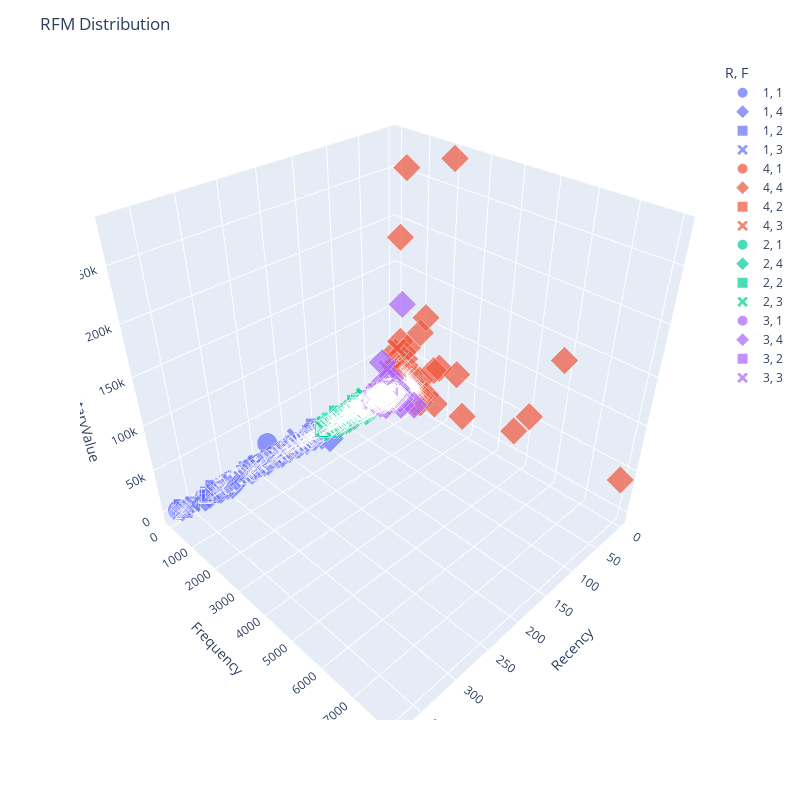

The notebook cell saved with this chart:
### Code cell
#Plot RFM distribution
fig = px.scatter_3d(temp, x='Recency', y='Frequency', z='MonetaryValue',
                color='R', symbol='F', size='M',
                color_continuous_scale='Viridis',
                opacity=0.7, width=800, height=800)
fig.update_layout(title='RFM Distribution')

### Figure 1 — Plotly figure (JSON) as saved in the notebook; plotly's stock layout.template omitted (floating-point values rounded to 4 significant figures; data arrays with more than 128 entries replaced by an {"elided": "..."} marker saying what was removed)
{"data": [{"hovertemplate": "R=1<br>F=1<br>Recency=%{x}<br>Frequency=%{y}<br>MonetaryValue=%{z}<br>M=%{marker.size}<extra></extra>", "legendgroup": "1, 1", "marker": {"color": "#636efa", "opacity": 0.7, "size": {"elided": "523 int values"}, "sizemode": "area", "sizeref": 0.01, "symbol": "circle"}, "mode": "markers", "name": "1, 1", "scene": "scene", "showlegend": true, "type": "scatter3d", "x": {"elided": "523 int values"}, "y": {"elided": "523 int values"}, "z": {"elided": "523 float values"}}, {"hovertemplate": "R=1<br>F=4<br>Recency=%{x}<br>Frequency=%{y}<br>MonetaryValue=%{z}<br>M=%{marker.size}<extra></extra>", "legendgroup": "1, 4", "marker": {"color": "#636efa", "opacity": 0.7, "size": [4, 4, 3, 3, 4, 3, 3, 4, 4, 3, 3, 4, 4, 3, 3, 3, 2, 3, 4, 4, 3, 3, 3, 4, 3, 4, 2, 3, 3, 3, 3, 3, 4, 3, 2, 4, 3, 4, 4, 3, 4, 4, 4, 2, 3, 4, 4], "sizemode": "area", "sizeref": 0.01, "symbol": "diamond"}, "mode": "markers", "name": "1, 4", "scene": "scene", "showlegend": true, "type": "scatter3d", "x": [315, 144, 186, 144, 267, 197, 281, 211, 154, 267, 216, 176, 148, 247, 180, 242, 280, 147, 218, 169, 338, 178, 166, 168, 146, 306, 369, 318, 186, 302, 163, 195, 156, 152, 148, 151, 157, 330, 148, 191, 206, 153, 302, 173, 176, 192, 173], "y": [160, 116, 107, 103, 170, 108, 108, 138, 162, 156, 108, 112, 180, 130, 241, 170, 132, 158, 143, 196, 157, 168, 238, 116, 118, 210, 106, 137, 157, 152, 121, 135, 327, 262, 124, 548, 183, 116, 135, 181, 140, 134, 312, 115, 140, 126, 140], "z": [2090.0, 2714.0, 1607.0, 1407.0, 7741.0, 1551.0, 1054.0, 3246.0, 4328.0, 904.7, 1111.0, 1677.0, 2103.0, 1059.0, 1604.0, 1270.0, 411.5, 1246.0, 2248.0, 3632.0, 1049.0, 702.2, 813, 2242.0, 1119.0, 3725.0, 313.3, 846.7, 1037.0, 775.1, 867.8, 1579.0, 2596.0, 991.9, 603.4, 1944.0, 781.4, 1929.0, 2940.0, 710.3, 2745.0, 1865.0, 5289.0, 541.1, 1134.0, 2066.0, 2595]}, {"hovertemplate": "R=1<br>F=2<br>Recency=%{x}<br>Frequency=%{y}<br>MonetaryValue=%{z}<br>M=%{marker.size}<extra></extra>", "legendgroup": "1, 2", "marker": {"color": "#636efa", "opacity": 0.7, "size": {"elided": "355 int values"}, "sizemode": "area", "sizeref": 0.01, "symbol": "square"}, "mode": "markers", "name": "1, 2", "scene": "scene", "showlegend": true, "type": "scatter3d", "x": {"elided": "355 int values"}, "y": {"elided": "355 int values"}, "z": {"elided": "355 float values"}}, {"hovertemplate": "R=1<br>F=3<br>Recency=%{x}<br>Frequency=%{y}<br>MonetaryValue=%{z}<br>M=%{marker.size}<extra></extra>", "legendgroup": "1, 3", "marker": {"color": "#636efa", "opacity": 0.7, "size": {"elided": "163 int values"}, "sizemode": "area", "sizeref": 0.01, "symbol": "x"}, "mode": "markers", "name": "1, 3", "scene": "scene", "showlegend": true, "type": "scatter3d", "x": {"elided": "163 int values"}, "y": {"elided": "163 int values"}, "z": {"elided": "163 float values"}}, {"hovertemplate": "R=4<br>F=1<br>Recency=%{x}<br>Frequency=%{y}<br>MonetaryValue=%{z}<br>M=%{marker.size}<extra></extra>", "legendgroup": "4, 1", "marker": {"color": "#EF553B", "opacity": 0.7, "size": [1, 1, 1, 1, 1, 1, 2, 4, 3, 2, 1, 1, 1, 2, 1, 3, 2, 1, 1, 2, 1, 1, 2, 1, 1, 1, 2, 1, 2, 1, 2, 3, 2, 1, 1, 1, 1, 1, 1, 1, 1, 1, 2, 3, 1, 1, 1, 1, 2, 1, 2, 1, 1, 1, 2, 2, 4, 2, 1, 1, 3, 1, 2, 1, 2, 1, 3, 1, 4, 2, 1, 1, 1, 2, 1, 1, 1, 1, 1, 3, 1, 1, 1, 1, 3, 1, 3, 2, 1, 1, 1, 3, 2, 1, 3, 3, 1, 1, 1, 1, 1, 1, 1, 1, 1], "sizemode": "area", "sizeref": 0.01, "symbol": "circle"}, "mode": "markers", "name": "4, 1", "scene": "scene", "showlegend": true, "type": "scatter3d", "x": [4, 3, 15, 17, 8, 11, 3, 10, 9, 10, 7, 10, 7, 10, 4, 10, 6, 11, 15, 4, 14, 16, 1, 11, 1, 2, 15, 16, 11, 15, 17, 14, 8, 4, 8, 6, 9, 11, 2, 1, 17, 11, 9, 4, 17, 4, 10, 4, 9, 10, 9, 9, 7, 14, 16, 9, 3, 10, 16, 15, 14, 11, 11, 17, 6, 11, 9, 4, 3, 8, 16, 3, 1, 5, 4, 3, 16, 4, 4, 16, 8, 10, 15, 5, 7, 17, 9, 8, 11, 2, 10, 17, 1, 9, 2, 11, 8, 4, 10, 16, 7, 15, 17, 2, 8], "y": [11, 12, 17, 12, 4, 13, 15, 8, 13, 17, 16, 10, 1, 2, 6, 4, 15, 2, 8, 14, 1, 8, 2, 16, 11, 12, 6, 8, 16, 15, 13, 11, 16, 7, 11, 9, 14, 13, 4, 12, 17, 7, 17, 17, 6, 3, 3, 15, 12, 6, 10, 12, 4, 3, 4, 9, 1, 9, 12, 6, 14, 15, 3, 15, 10, 14, 13, 3, 9, 16, 11, 16, 4, 11, 17, 5, 12, 7, 9, 17, 5, 9, 2, 7, 12, 12, 10, 15, 15, 9, 5, 5, 15, 10, 17, 6, 2, 10, 3, 2, 1, 1, 8, 3, 13], "z": [168.9, 172.1, 125.2, 179.9, 144, 245.1, 305.7, 6977.0, 1463.0, 329.9, 266.4, 160.2, 204, 344, 220.1, 712.8, 486.2, 114.6, 250.3, 390.7, 0, 258.4, 360, 247.3, 252.5, 196.9, 628.8, 122.6, 382.1, 196.8, 320.5, 688.6, 643.6, 89.94, 151.2, 163.6, 202.1, 279.1, 270.6, 227.4, 138.6, 214.0, 538.6, 1165.0, 139.5, -17.45, 77.4, 214.1, 353.3, 102.4, 463.1, 168.6, 52.2, 100.9, 326.4, 310.0, 3861, 420.3, 231.9, 93.78, 1465.0, 213.3, 336.4, 243.6, 635.7, 246.3, 949.0, 41.99, 12390.0, 423.4, 215.5, 274.2, 2.9, 400.9, 244.4, 124.2, 250.2, 90.04, 179.0, 810.4, 80.8, 144.9, 35.4, 126.1, 1133.0, 185.5, 897.4, 306.6, 127.9, 216.3, 137, 1138, 347.8, 168.2, 1394.0, 834.5, 77.5, 220.7, 170.2, 87.53, 104, 49.8, 95.34, 204, 176.6]}, {"hovertemplate": "R=4<br>F=4<br>Recency=%{x}<br>Frequency=%{y}<br>MonetaryValue=%{z}<br>M=%{marker.size}<extra></extra>", "legendgroup": "4, 4", "marker": {"color": "#EF553B", "opacity": 0.7, "size": {"elided": "568 int values"}, "sizemode": "area", "sizeref": 0.01, "symbol": "diamond"}, "mode": "markers", "name": "4, 4", "scene": "scene", "showlegend": true, "type": "scatter3d", "x": {"elided": "568 int values"}, "y": {"elided": "568 int values"}, "z": {"elided": "568 float values"}}, {"hovertemplate": "R=4<br>F=2<br>Recency=%{x}<br>Frequency=%{y}<br>MonetaryValue=%{z}<br>M=%{marker.size}<extra></extra>", "legendgroup": "4, 2", "marker": {"color": "#EF553B", "opacity": 0.7, "size": {"elided": "162 int values"}, "sizemode": "area", "sizeref": 0.01, "symbol": "square"}, "mode": "markers", "name": "4, 2", "scene": "scene", "showlegend": true, "type": "scatter3d", "x": {"elided": "162 int values"}, "y": {"elided": "162 int values"}, "z": {"elided": "162 float values"}}, {"hovertemplate": "R=4<br>F=3<br>Recency=%{x}<br>Frequency=%{y}<br>MonetaryValue=%{z}<br>M=%{marker.size}<extra></extra>", "legendgroup": "4, 3", "marker": {"color": "#EF553B", "opacity": 0.7, "size": {"elided": "296 int values"}, "sizemode": "area", "sizeref": 0.01, "symbol": "x"}, "mode": "markers", "name": "4, 3", "scene": "scene", "showlegend": true, "type": "scatter3d", "x": {"elided": "296 int values"}, "y": {"elided": "296 int values"}, "z": {"elided": "296 float values"}}, {"hovertemplate": "R=2<br>F=1<br>Recency=%{x}<br>Frequency=%{y}<br>MonetaryValue=%{z}<br>M=%{marker.size}<extra></extra>", "legendgroup": "2, 1", "marker": {"color": "#00cc96", "opacity": 0.7, "size": {"elided": "301 int values"}, "sizemode": "area", "sizeref": 0.01, "symbol": "circle"}, "mode": "markers", "name": "2, 1", "scene": "scene", "showlegend": true, "type": "scatter3d", "x": {"elided": "301 int values"}, "y": {"elided": "301 int values"}, "z": {"elided": "301 float values"}}, {"hovertemplate": "R=2<br>F=4<br>Recency=%{x}<br>Frequency=%{y}<br>MonetaryValue=%{z}<br>M=%{marker.size}<extra></extra>", "legendgroup": "2, 4", "marker": {"color": "#00cc96", "opacity": 0.7, "size": {"elided": "150 int values"}, "sizemode": "area", "sizeref": 0.01, "symbol": "diamond"}, "mode": "markers", "name": "2, 4", "scene": "scene", "showlegend": true, "type": "scatter3d", "x": {"elided": "150 int values"}, "y": {"elided": "150 int values"}, "z": {"elided": "150 float values"}}, {"hovertemplate": "R=2<br>F=2<br>Recency=%{x}<br>Frequency=%{y}<br>MonetaryValue=%{z}<br>M=%{marker.size}<extra></extra>", "legendgroup": "2, 2", "marker": {"color": "#00cc96", "opacity": 0.7, "size": {"elided": "337 int values"}, "sizemode": "area", "sizeref": 0.01, "symbol": "square"}, "mode": "markers", "name": "2, 2", "scene": "scene", "showlegend": true, "type": "scatter3d", "x": {"elided": "337 int values"}, "y": {"elided": "337 int values"}, "z": {"elided": "337 float values"}}, {"hovertemplate": "R=2<br>F=3<br>Recency=%{x}<br>Frequency=%{y}<br>MonetaryValue=%{z}<br>M=%{marker.size}<extra></extra>", "legendgroup": "2, 3", "marker": {"color": "#00cc96", "opacity": 0.7, "size": {"elided": "291 int values"}, "sizemode": "area", "sizeref": 0.01, "symbol": "x"}, "mode": "markers", "name": "2, 3", "scene": "scene", "showlegend": true, "type": "scatter3d", "x": {"elided": "291 int values"}, "y": {"elided": "291 int values"}, "z": {"elided": "291 float values"}}, {"hovertemplate": "R=3<br>F=1<br>Recency=%{x}<br>Frequency=%{y}<br>MonetaryValue=%{z}<br>M=%{marker.size}<extra></extra>", "legendgroup": "3, 1", "marker": {"color": "#ab63fa", "opacity": 0.7, "size": {"elided": "181 int values"}, "sizemode": "area", "sizeref": 0.01, "symbol": "circle"}, "mode": "markers", "name": "3, 1", "scene": "scene", "showlegend": true, "type": "scatter3d", "x": {"elided": "181 int values"}, "y": {"elided": "181 int values"}, "z": {"elided": "181 float values"}}, {"hovertemplate": "R=3<br>F=4<br>Recency=%{x}<br>Frequency=%{y}<br>MonetaryValue=%{z}<br>M=%{marker.size}<extra></extra>", "legendgroup": "3, 4", "marker": {"color": "#ab63fa", "opacity": 0.7, "size": {"elided": "316 int values"}, "sizemode": "area", "sizeref": 0.01, "symbol": "diamond"}, "mode": "markers", "name": "3, 4", "scene": "scene", "showlegend": true, "type": "scatter3d", "x": {"elided": "316 int values"}, "y": {"elided": "316 int values"}, "z": {"elided": "316 float values"}}, {"hovertemplate": "R=3<br>F=2<br>Recency=%{x}<br>Frequency=%{y}<br>MonetaryValue=%{z}<br>M=%{marker.size}<extra></extra>", "legendgroup": "3, 2", "marker": {"color": "#ab63fa", "opacity": 0.7, "size": {"elided": "248 int values"}, "sizemode": "area", "sizeref": 0.01, "symbol": "square"}, "mode": "markers", "name": "3, 2", "scene": "scene", "showlegend": true, "type": "scatter3d", "x": {"elided": "248 int values"}, "y": {"elided": "248 int values"}, "z": {"elided": "248 float values"}}, {"hovertemplate": "R=3<br>F=3<br>Recency=%{x}<br>Frequency=%{y}<br>MonetaryValue=%{z}<br>M=%{marker.size}<extra></extra>", "legendgroup": "3, 3", "marker": {"color": "#ab63fa", "opacity": 0.7, "size": {"elided": "329 int values"}, "sizemode": "area", "sizeref": 0.01, "symbol": "x"}, "mode": "markers", "name": "3, 3", "scene": "scene", "showlegend": true, "type": "scatter3d", "x": {"elided": "329 int values"}, "y": {"elided": "329 int values"}, "z": {"elided": "329 float values"}}], "layout": {"height": 800, "legend": {"itemsizing": "constant", "title": {"text": "R, F"}, "tracegroupgap": 0}, "margin": {"t": 60}, "scene": {"domain": {"x": [0, 1], "y": [0, 1]}, "xaxis": {"title": {"text": "Recency"}}, "yaxis": {"title": {"text": "Frequency"}}, "zaxis": {"title": {"text": "MonetaryValue"}}}, "title": {"text": "RFM Distribution"}, "width": 800}}
